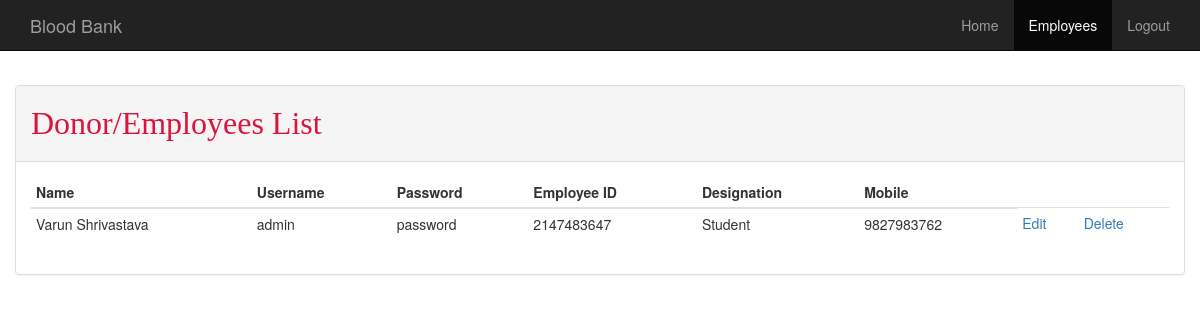
The page /admin/employee.php (signed in) on the database its author committed.
### tables this page shows
CREATE TABLE `employees` (
  `id` int(11) NOT NULL,
  `f_name` varchar(35) NOT NULL,
  `m_name` varchar(15) DEFAULT NULL,
  `l_name` varchar(35) NOT NULL,
  `username` varchar(15) NOT NULL,
  `password` varchar(15) NOT NULL,
  `b_day` date NOT NULL,
  `prc_nr` int(25) NOT NULL,
  `designation` varchar(35) NOT NULL,
  `landline` varchar(10) DEFAULT NULL,
  `mobile_nr` varchar(11) NOT NULL
);

### admin/php/DBConnect.php (called while the page is built, shortened)
<?php
class DBConnect {
    private $db = NULL;
    public function __construct() {
        $dsn = 'mysql:dbname=' . self::DB_NAME . ';host=' . self::DB_SERVER;
        try {
            $this->db = new PDO($dsn, self::DB_USER, self::DB_PASSWORD);
        } catch (PDOException $e) {
            throw new Exception('Connection failed: ' .
            $e->getMessage());
        }
        return $this->db;
    }
    public function getEmployees(){
        $stmt = $this->db->prepare("SELECT * FROM employees");
        $stmt->execute();
        return $stmt->fetchAll();
    }
}

### admin/employee.php (the view, shortened to what this page needs)
<?php
require_once 'php/DBConnect.php';
$db = new DBConnect();
$db->auth();
$employees = $db->getEmployees();
include 'layout/_header.php';
include 'layout/navbar.php';
?>
<div class="container">
    <div class="row">
        <div class="panel panel-default">
            <div class="panel-heading">
                <h5>Donor/Employees List</h5>
            </div>
            <div class="panel-body">
                <?php if(isset($employees)): ?>
                <table class="table table-condensed">
                    <thead>
                    <th>Name</th>
                    <th>Username</th>
                    <th>Password</th>
                    <th>Employee ID</th>
                    <th>Designation</th>
                    <th>Mobile</th>
                    </thead>
                    <tbody>
                        <?php foreach($employees as $e): ?>
                        <tr>
                            <td><?= $e['f_name']." ".$e['m_name']." ".$e['l_name']; ?></td>
                            <td><?= $e['username']; ?></td>
                            <td><?= $e['password']; ?></td>
                            <td><?= $e['prc_nr']; ?></td>
                            <td><?= $e['designation']; ?></td>
                            <td><?= $e['mobile_nr']; ?></td>
                            <td><a href="edit.php?id=<?= $e['id']; ?>">Edit</a></td>
                            <td><a href="delete.php?id=<?= $e['id']; ?>">Delete</a></td>
                        </tr>
                        <?php endforeach; ?>
                    </tbody>
                </table>
                <?php endif; ?>
            </div>
        </div>
    </div>
</div>

### admin/css/mystyle.css (style rules this page uses)
body { padding-top: 3.2em; }
h5 { font-size: xx-large; font-family: "Cantarell",cursive; color: crimson; }

### admin/employee.php (style rules this page uses)
body { background-image: url("https://wallpaperaccess.com/full/4321865.jpg"); background-size:cover; background-repeat: no-repeat; }

### rows shown on the page
employees: f_name "Varun", l_name "Shrivastava", username "admin", password "password", prc_nr "2147483647", designation "Student", mobile_nr "9827983762"
